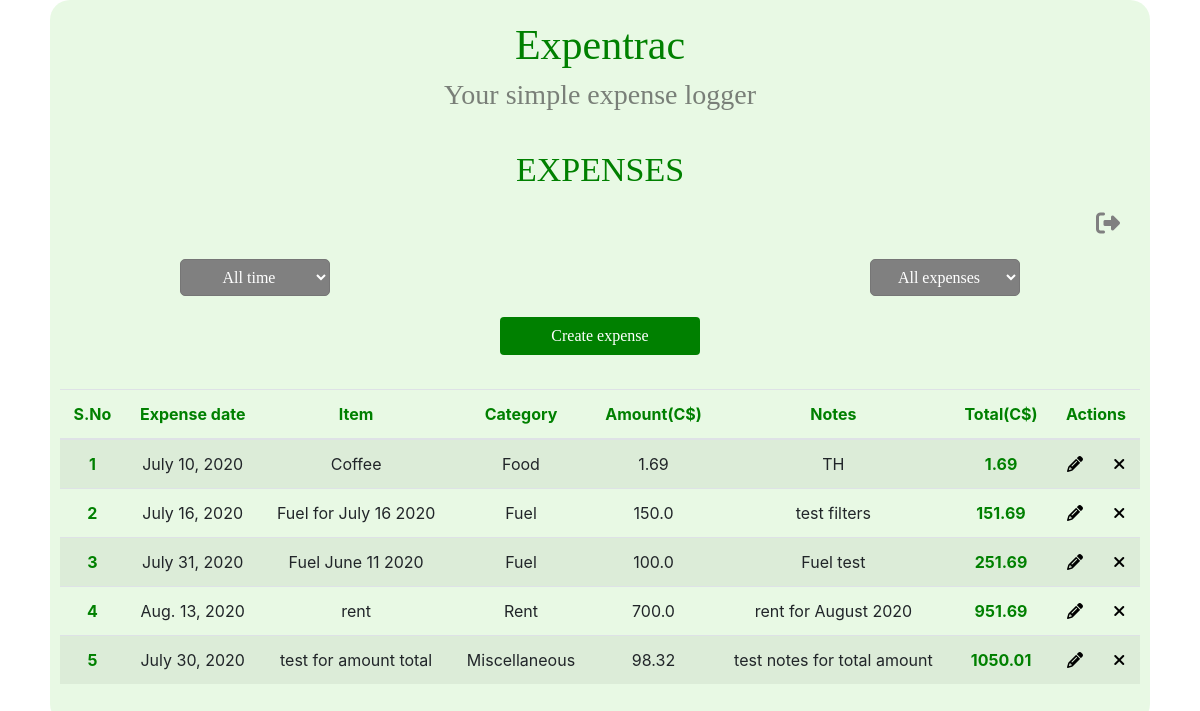
Page /tracker/sandsouza (signed in) on the earlier database version.
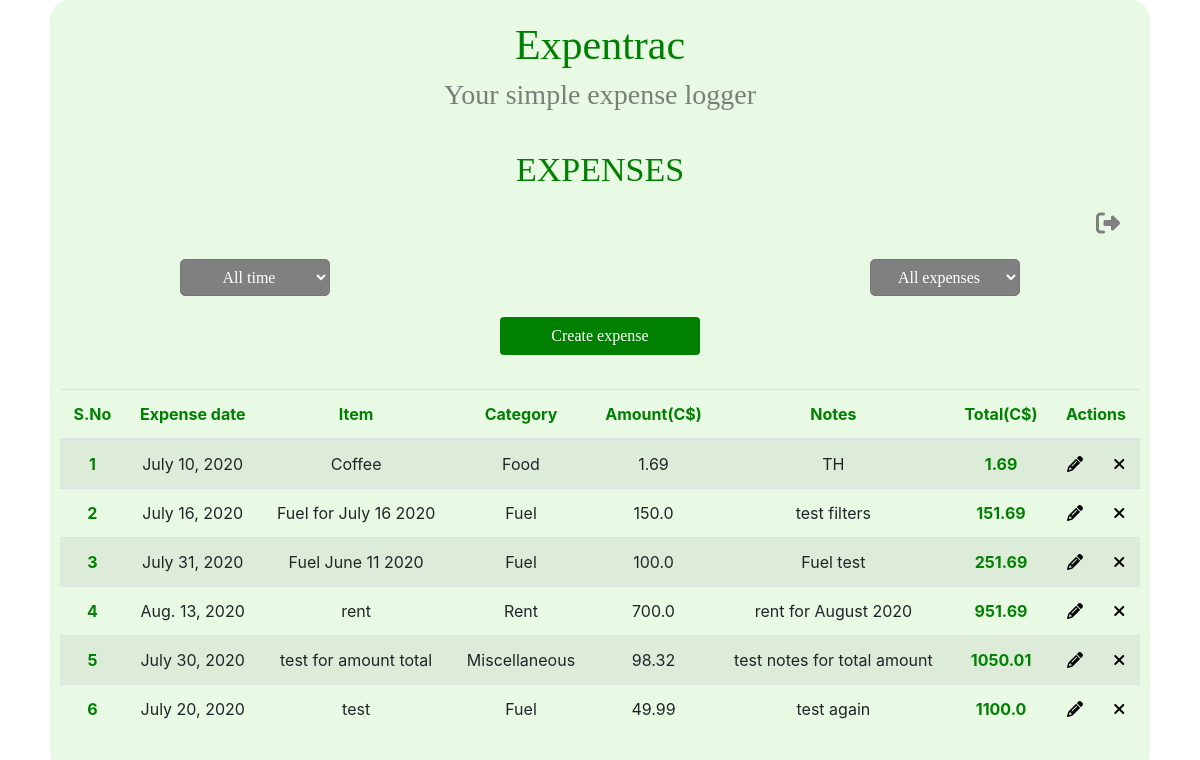
Same page on the later database version.
### tracker/models.py (models this page shows, shortened)
class Expense(models.Model):
    user = models.ForeignKey(settings.AUTH_USER_MODEL, default=0, on_delete=models.CASCADE)
    CATEGORY_CHOICES = [
        ("Clothing", "Clothing"),
        ("Food", "Food"),
        ("Fuel", "Fuel"),
        ("Rent", "Rent"),
        ("Utilities", "Utilities"),
        ("Phone", "Phone"),
        ("Education", "Education"),
        ("Miscellaneous", "Miscellaneous"),
    ]
    date = models.DateField('Date of expense', null=True)   # saved in format yyyy-mm-dd
    item = models.CharField(max_length=100, null=False, blank=False)
    category = models.CharField(max_length=20, choices=CATEGORY_CHOICES, null=True, blank=True)
    amount = models.FloatField(null=False, blank=False)
    notes = models.CharField(max_length=200, null=True, blank=True)

### tracker/views.py (the view)
# urls.py: path('tracker/<username>', views.tracker_page, name='tracker'),
@login_required()
def tracker_page(request, username):
    month_year = []
    categories = [verb_cat for code, verb_cat in Expense.CATEGORY_CHOICES]
    data = Expense.objects.filter(user=User.objects.get(username=username))
    for exp_item in data:  # get the month and year of each exp item and append to the list for the filters
        m = get_month(exp_item.date)
        y = get_year(exp_item.date)
        month_year.append(str(m)+" "+str(y))
    month_year = set(month_year)  # remove duplicates
    initial = 0
    for exp_item in data:
        total_after_exp = initial + exp_item.amount
        initial = initial + exp_item.amount
        exp_item.total_after_expense = total_after_exp   # adding another attribute to the object : total_after_expense
    if request.user.username == username:   # if the user changes the URL unwittingly or otherwise to that of another user, the page would require a login
        return shortcuts.render(request, 'tracker/trackerTable.html', {'categories': categories, 'month_year': month_year, 'object_list': data})
    else:
        return HttpResponseRedirect('/')

### tracker/views.py (called while the page is built)
def get_month(date):
    return calendar.month_name[date.month]

def get_year(date):
    return date.year

### tracker/templates/tracker/trackerTable.html (shortened to what this page needs)
{% extends "./base.html" %}
    {% block title %} EXPENSES {% endblock title %}
    {% block content %}
    <div class="logout"> <a href="/logout"><i class="fa fa-sign-out" aria-hidden="true" title="Logout" id="logout"></i> </a></div>
    <div class="filt_container">
        <div class="select-div month">
            <select id="month_filter" onchange="filt_function_month()" class='form-control1'>
                <option selected> All time </option>
            </select>
        </div>
        <div class="select-div category">
            <select id="category_filter" onchange="filt_function_category()" class='form-control1'>
                <option selected >All expenses</option>
            </select>
        </div>
    </div>
    <button id="create-expense" class="btn" type="button" name="button">Create expense</button>
    <table id="table" class="table table-striped">
        <thead>
        <tr>
            <th scope="col">S.No</th>
            <th scope="col">Expense date</th>
            <th scope="col">Item</th>
            <th scope="col">Category</th>
            <th scope="col">Amount(C$)</th>
            <th scope="col">Notes</th>
            <th scope="col">Total(C$)</th>
            <th colspan="2">Actions</th>
        </tr>
      </thead>
      <tbody>
          {% for tracker in object_list %}
                <tr id={{ tracker.id }}>
                    <th scope="row">{{ forloop.counter }}</th>
                    <td>{{ tracker.date }}</td>
                    <td>{{ tracker.item }}</td>
                    <td>{{ tracker.category }}</td>
                    <td>{{ tracker.amount }}</td>
                    <td>{{ tracker.notes }}</td>
                    <td style="color: green;"><strong>{{ tracker.total_after_expense }}</strong></td>
                    <td> <a class="tracker_controls1" id="c"><i class="fa fa-pencil edit-expense " title="Edit" data-form-url="{% url 'tracker_row_edit' tracker.id %}"></i></a></td>
                    <td> <a href="{% url 'tracker_row_delete' id=tracker.id %}" class="tracker_controls2" id="d"><i class="fa fa-times del-expense" title="Delete"></i></a></td>
                </tr>
            {% endfor %}
      </tbody>
    </table>
    {% endblock content %}

Differences in the rows shown:
added Expense: date "July 20, 2020", item "test", category "Fuel", amount "49.99", notes "test again", total_after_expense "1100.0"
